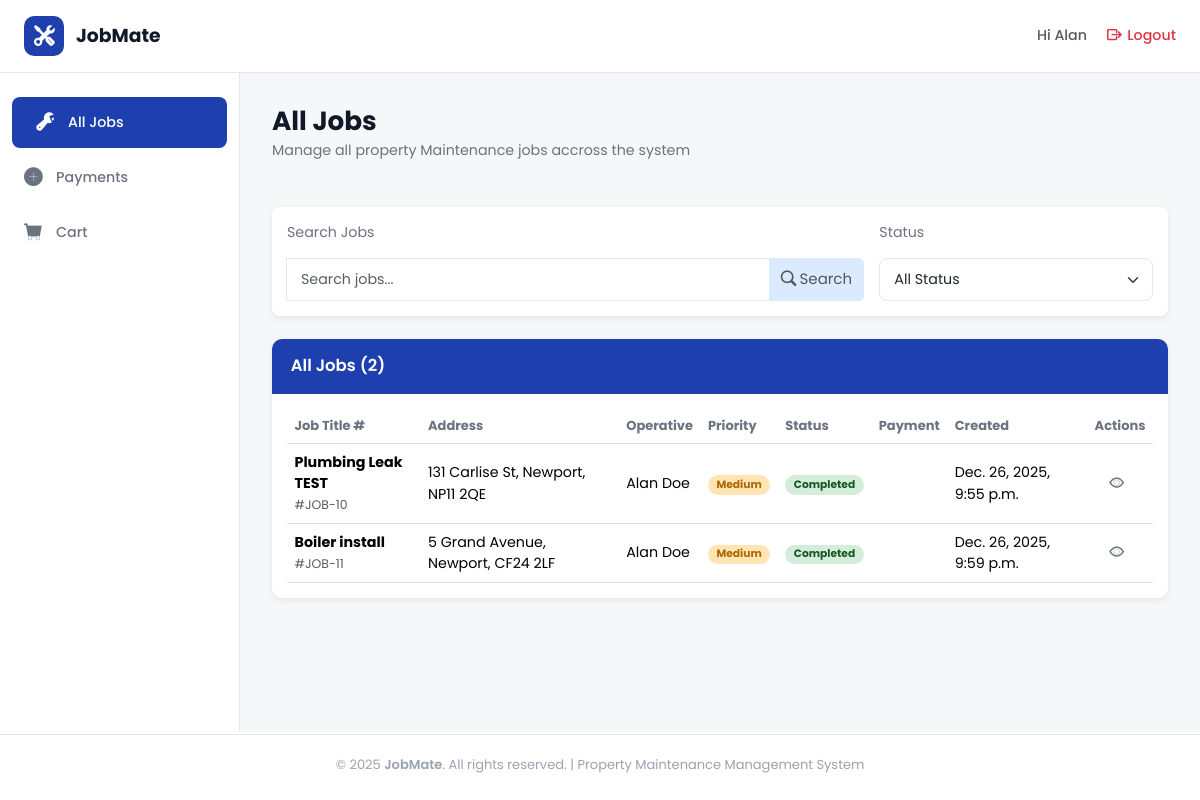
The app's page /jobs/all_jobs/ (signed in), older data.
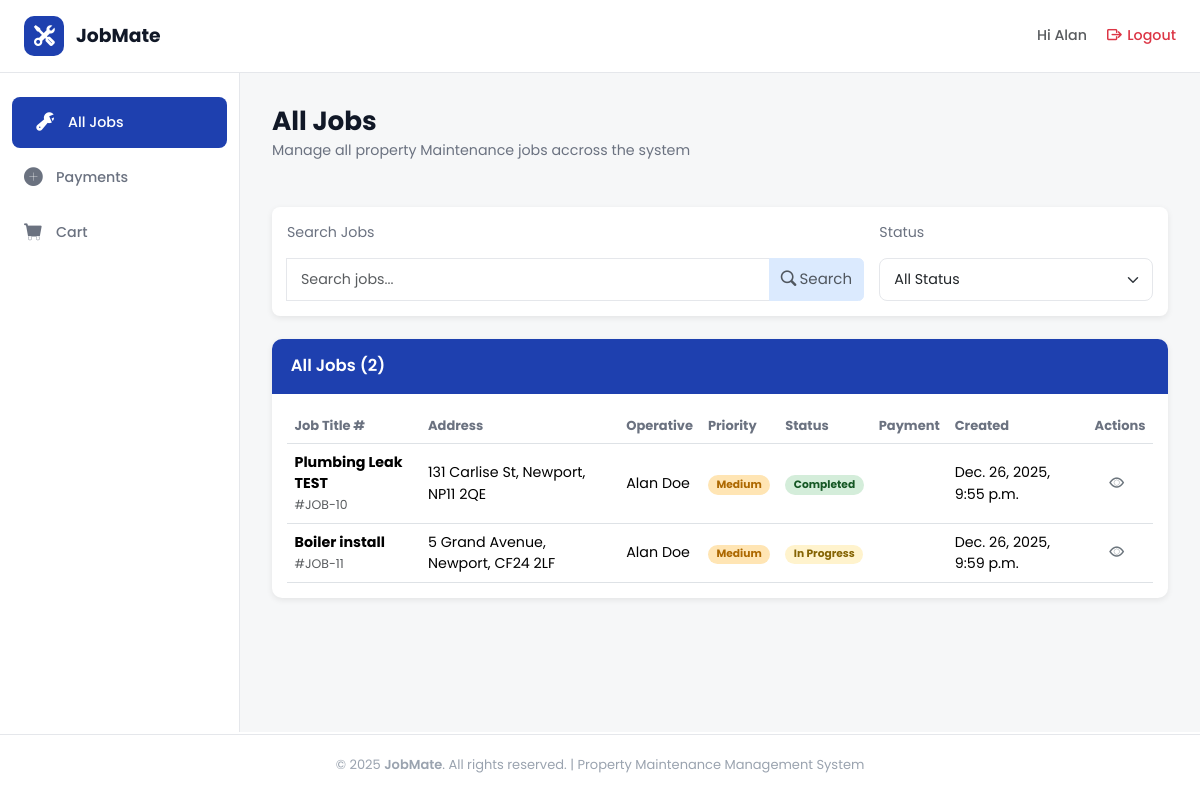
The same page, newer data.
### jobs/models.py (models this page shows, shortened)
class Job(models.Model):
    PRIORITY_CHOICES = [
        ('high', 'High'),
        ('medium', 'Medium'),
        ('low', 'Low'),
    ]
    CATEGORY_CHOICES = [
        ('plumbing', 'Plumbing'),
        ('heating', 'Heating'),
        ('electrical', 'Electrical'),
    ]
    STATUS_CHOICES = [
        ("pending", "Pending"),
        ("in_progress", "In Progress"),
        ("completed", "Completed"),
        ("cancelled", "Cancelled"),
    ]
    job_title = models.CharField(max_length=100)
    property_owner = models.CharField(max_length=100)
    address = models.CharField(max_length=200)
    city = models.CharField(max_length=100)
    post_code = models.CharField(max_length=20)
    tenant_name = models.CharField(
        max_length=100,
        null=True,
        blank=True
    )
    tenant_phone = models.CharField(
        max_length=20,
        null=True,
        blank=True
    )
    tenant_email = models.EmailField(
        max_length=254,
        null=True,
        blank=True
    )
    priority = models.CharField(
        max_length=20,
        choices=PRIORITY_CHOICES,
        default='medium'
    )
    category = models.CharField(
        max_length=20,
        choices=CATEGORY_CHOICES
    )
    status = models.CharField(
        max_length=20,
        choices=STATUS_CHOICES,
        default="pending"
    )
    description = models.TextField()
    created_at = models.DateTimeField(auto_now_add=True)
    updated_at = models.DateTimeField(auto_now=True)
    due_date = models.DateField()
    estimated_hours = models.DecimalField(
        max_digits=4,
        decimal_places=1,
        null=True,
        blank=True
    )
    job_cost = models.DecimalField(
        max_digits=10,
        decimal_places=2,
        null=True,
        blank=True
    )
    assigned_operative = models.ForeignKey(
        User,
        on_delete=models.SET_NULL,
        null=True,
        blank=True,
        related_name="assigned_jobs"
    )

### jobs/views.py (the view)
# urls.py: path('all_jobs/', views.all_jobs, name='all_jobs'),
@login_required
def all_jobs(request):
    user = request.user
    search_query = request.GET.get("search_term")
    status_filter = request.GET.get("status_filter")
    if user.profile.role != "Admin":
        job_list = Job.objects.filter(assigned_operative=user)
    else:
        job_list = Job.objects.all()
    if search_query:
        job_list = job_list.filter(
            Q(job_title__icontains=search_query) |
            Q(address__icontains=search_query) |
            Q(city__icontains=search_query) |
            Q(post_code__icontains=search_query))
    if status_filter:
        job_list = job_list.filter(status=status_filter)
    for job in job_list:
        transaction = (
            Transaction.objects
            .filter(job=job)
            .order_by("-created_at")
            .first()
        )
        job.payment_status = transaction.status if transaction else None
    print(job.payment_status)
    return render(request, 'all_jobs.html', {"job_list": job_list, "status_filter": status_filter, "search_query": search_query, "job.payment_staus": job.payment_status})

### jobs/templates/all_jobs.html (shortened to what this page needs)
{% extends "dashboard_base.html" %}
{% load static %}
{% block content %}
<div class="heading-section d-flex flex-column justify-content-between flex-md-row">
  <div class="row">
    <h1 class="section-title">All Jobs</h1>
    <p class="section-subtitle">
      Manage all property Maintenance jobs accross the system
    </p>
  </div>
</div>
<div class="filter-container d-flex flex-grow-1 flex-column justify-content-between flex-md-row gap-3 mb-4 ">
  <div class="search-col col-8">
    <p class="section-subtitle">Search Jobs</p>
    <form class="input-group" method="GET">
      <input type="text" name="search_term" class="form-control" placeholder="Search jobs..." />
      <button type="submit" class="btn btn-secondary text-muted">
        <i class="bi bi-search me-1"></i>Search
      </button>
    </form>
  </div>
  <form class="col" method="GET">
    <p class="section-subtitle">Status</p>
    <select class="form-select" name="status_filter" onchange="this.form.submit()">
      <option value="">All Status</option>
    </select>
  </form>
</div>
  <div>
    <div class="table-container">
      <div class="table-header">All Jobs ({{ job_list.count }})</div>
      <div class="table-responsive p-3">
        <table class="table align-middle mb-0">
          <thead class="table-head">
            <tr>
              <th>Job Title #</th>
              <th>Address</th>
              <th>Operative</th>
              <th>Priority</th>
              <th>Status</th>
              <th>Payment</th>
              <th>Created</th>
              <th>Actions</th>
            </tr>
          </thead>
          <tbody>
            {% for job in job_list %}
            <tr class="test">
              <td data-label="Job Title">
                <strong>{{ job.job_title}}</strong><br /><small class="text-muted">#JOB-{{ job.id }}</small>
              </td>
              <td data-label="Address">{{ job.address }}, {{ job.city }}, {{ job.post_code }}</td>
              <td data-label="Operative">{{ job.assigned_operative.first_name }} {{ job.assigned_operative.last_name }}
              </td>
              <td data-label="Priority">
                <span class="badge badge-rounded
                {% if job.priority == 'high' %} badge-high
                {% elif job.priority == 'medium' %}badge-medium
                {% elif job.priority == 'low' %}badge-low
                {% endif %}">
                  {{ job.get_priority_display }}
                </span>
              </td>
              <td data-label="Status">
                <span class="badge badge-rounded
                {% if job.status == 'pending' %}badge-pending
                {% elif job.status == 'in_progress' %}badge-progress
                {% elif job.status == 'completed' %}badge-completed
                {% elif job.status == 'cancelled' %}bg-danger
                {% endif %} ">
                  {{ job.get_status_display }}
                </span>
              </td>
              <td data-label="Payment">
                <span class="badge badge-rounded
                {% if job.payment_status == 'paid' %}badge-success
                {% elif job.payment_status == 'open' %}badge-warning
                {% elif job.payment_status == 'failed' %}badge-danger
                {% else %}badge-muted
                {% endif %}">
                </span>
              </td>
              <td data-label="Created">{{ job.created_at}}</td>
              <td data-label="Actions">
                <div class="d-flex flex-row justify-content-around">
                  <a href="{% url 'jobs:job_detail' job_id=job.id %}" class="text-secondary me-2"><i
                      class="bi bi-eye"></i></a>
                </div>
              </td>
            </tr>
            {% empty %}
            <tr>
              <td colspan="8" class="text-danger">No jobs found!</td>
            </tr>
            {% endfor %}
          </tbody>
        </table>
      </div>
    </div>
  </div>
  {% endblock %}

Row changes from the older to the newer data that the page shows:
changed Job "Boiler install": status "Completed" → "In Progress"
